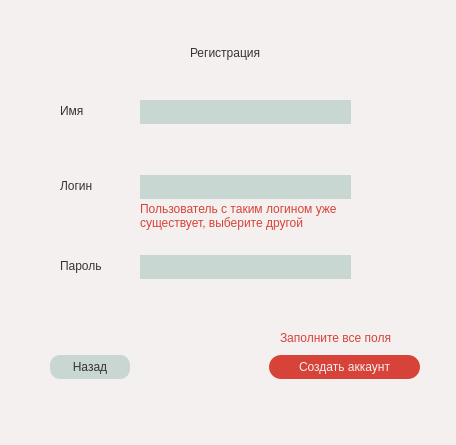
<?xml version="1.0" encoding="UTF-8"?>
<ui version="4.0">
 <class>RegistrationWindow</class>
 <widget class="QDialog" name="RegistrationWindow">
  <property name="geometry">
   <rect>
    <x>0</x>
    <y>0</y>
    <width>456</width>
    <height>445</height>
   </rect>
  </property>
  <property name="windowTitle">
   <string>Регистрация</string>
  </property>
  <property name="styleSheet">
   <string notr="true">background-color: rgb(244, 240, 239);
font: 600 10pt &quot;Montserrat&quot;;
color: rgb(55, 51, 53);</string>
  </property>
  <widget class="QLineEdit" name="passwordLineEdit">
   <property name="geometry">
    <rect>
     <x>140</x>
     <y>255</y>
     <width>211</width>
     <height>24</height>
    </rect>
   </property>
   <property name="styleSheet">
    <string notr="true">color: rgb(55, 51, 53);
font: 600 9pt &quot;Montserrat&quot;;
border-style: solid;
border-width: 0px;
padding: 5px;
background-color: rgb(200, 215, 210);</string>
   </property>
   <property name="echoMode">
    <enum>QLineEdit::EchoMode::Normal</enum>
   </property>
  </widget>
  <widget class="QPushButton" name="visiblePushButton">
   <property name="geometry">
    <rect>
     <x>370</x>
     <y>255</y>
     <width>21</width>
     <height>24</height>
    </rect>
   </property>
   <property name="styleSheet">
    <string notr="true">border: none;
image: url(:/rcs/view.png);</string>
   </property>
   <property name="text">
    <string/>
   </property>
  </widget>
  <widget class="QPushButton" name="backPushButton">
   <property name="geometry">
    <rect>
     <x>50</x>
     <y>355</y>
     <width>80</width>
     <height>24</height>
    </rect>
   </property>
   <property name="styleSheet">
    <string notr="true">QPushButton:hover
{
	background-color: #9AB6AC;
}
QPushButton{
	color: rgb(55, 51, 53);
	font: 600 10pt &quot;Montserrat&quot;;
	border-radius: 10px;
	border-style: solid;
	border-width: 0px;
	background-color: rgb(200, 215, 210);
	padding: 5px;
}

</string>
   </property>
   <property name="text">
    <string>Назад</string>
   </property>
  </widget>
  <widget class="QPushButton" name="registrationPushButton">
   <property name="geometry">
    <rect>
     <x>269</x>
     <y>355</y>
     <width>151</width>
     <height>24</height>
    </rect>
   </property>
   <property name="styleSheet">
    <string notr="true">QPushButton:hover
{
	background-color: #CC3329;
}
QPushButton{
	color: rgb(244, 240, 239);
	font: 600 10pt &quot;Montserrat&quot;;
	border-radius: 12px;
	border-style: solid;
	border-width: 0px;
	background-color: rgb(215, 67, 57);
	padding: 5px;
}</string>
   </property>
   <property name="text">
    <string>Создать аккаунт</string>
   </property>
  </widget>
  <widget class="QLineEdit" name="loginLineEdit">
   <property name="geometry">
    <rect>
     <x>140</x>
     <y>175</y>
     <width>211</width>
     <height>24</height>
    </rect>
   </property>
   <property name="styleSheet">
    <string notr="true">color: rgb(55, 51, 53);
font: 600 9pt &quot;Montserrat&quot;;
border-style: solid;
border-width: 0px;
padding: 5px;
background-color: rgb(200, 215, 210);</string>
   </property>
  </widget>
  <widget class="QLabel" name="loginLabel">
   <property name="geometry">
    <rect>
     <x>60</x>
     <y>170</y>
     <width>49</width>
     <height>31</height>
    </rect>
   </property>
   <property name="text">
    <string>Логин</string>
   </property>
  </widget>
  <widget class="QLabel" name="topLabel">
   <property name="geometry">
    <rect>
     <x>190</x>
     <y>45</y>
     <width>91</width>
     <height>16</height>
    </rect>
   </property>
   <property name="text">
    <string>Регистрация</string>
   </property>
  </widget>
  <widget class="QLabel" name="passwordLabel">
   <property name="geometry">
    <rect>
     <x>60</x>
     <y>250</y>
     <width>61</width>
     <height>31</height>
    </rect>
   </property>
   <property name="text">
    <string>Пароль</string>
   </property>
  </widget>
  <widget class="QLabel" name="nameLabel">
   <property name="geometry">
    <rect>
     <x>60</x>
     <y>95</y>
     <width>49</width>
     <height>31</height>
    </rect>
   </property>
   <property name="text">
    <string>Имя</string>
   </property>
  </widget>
  <widget class="QLineEdit" name="nameLineEdit">
   <property name="geometry">
    <rect>
     <x>140</x>
     <y>100</y>
     <width>211</width>
     <height>24</height>
    </rect>
   </property>
   <property name="styleSheet">
    <string notr="true">color: rgb(55, 51, 53);
font: 600 9pt &quot;Montserrat&quot;;
border-style: solid;
border-width: 0px;
padding: 5px;
background-color: rgb(200, 215, 210);</string>
   </property>
  </widget>
  <widget class="QLabel" name="loginWarningLabel">
   <property name="geometry">
    <rect>
     <x>140</x>
     <y>200</y>
     <width>211</width>
     <height>31</height>
    </rect>
   </property>
   <property name="styleSheet">
    <string notr="true">font: 600 8pt &quot;Montserrat&quot;;
color: rgb(215, 67, 57);</string>
   </property>
   <property name="text">
    <string>Пользователь с таким логином уже
существует, выберите другой</string>
   </property>
  </widget>
  <widget class="QLabel" name="warningLabel">
   <property name="geometry">
    <rect>
     <x>280</x>
     <y>330</y>
     <width>151</width>
     <height>16</height>
    </rect>
   </property>
   <property name="styleSheet">
    <string notr="true">font: 600 9pt &quot;Montserrat&quot;;
color: rgb(215, 67, 57);</string>
   </property>
   <property name="text">
    <string>Заполните все поля</string>
   </property>
  </widget>
 </widget>
 <resources>
  <include location="resource.qrc"/>
 </resources>
 <connections/>
</ui>
